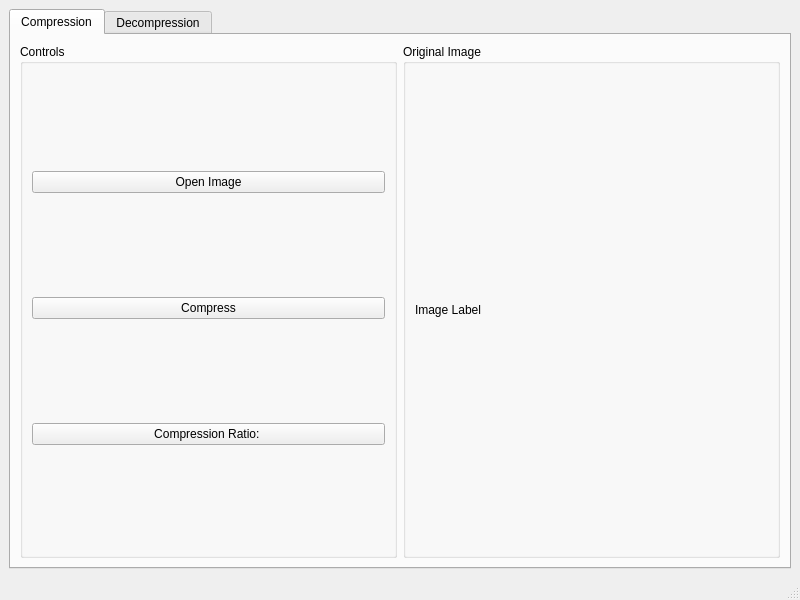
<?xml version="1.0" encoding="UTF-8"?>
<ui version="4.0">
 <class>MainWindow</class>
 <widget class="QMainWindow" name="MainWindow">
  <property name="geometry">
   <rect>
    <x>0</x>
    <y>0</y>
    <width>800</width>
    <height>600</height>
   </rect>
  </property>
  <property name="windowTitle">
   <string>MainWindow</string>
  </property>
  <widget class="QWidget" name="centralwidget">
   <layout class="QVBoxLayout" name="verticalLayout">
    <item>
     <widget class="QTabWidget" name="tabWidget">
      <property name="currentIndex">
       <number>0</number>
      </property>
      <widget class="QWidget" name="Compression">
       <attribute name="title">
        <string>Compression</string>
       </attribute>
       <layout class="QHBoxLayout" name="horizontalLayout_9">
        <item>
         <widget class="QGroupBox" name="OriginalImage">
          <property name="title">
           <string>Controls</string>
          </property>
          <layout class="QVBoxLayout" name="verticalLayout_2">
           <item>
            <widget class="QPushButton" name="btnLoad">
             <property name="text">
              <string>Open Image</string>
             </property>
            </widget>
           </item>
           <item>
            <widget class="QPushButton" name="btnCompress">
             <property name="text">
              <string>Compress</string>
             </property>
            </widget>
           </item>
           <item>
            <widget class="QPushButton" name="lblRatio">
             <property name="text">
              <string>Compression Ratio: </string>
             </property>
            </widget>
           </item>
          </layout>
         </widget>
        </item>
        <item>
         <widget class="QGroupBox" name="Controls">
          <property name="title">
           <string>Original Image</string>
          </property>
          <layout class="QVBoxLayout" name="verticalLayout_3">
           <item>
            <widget class="QLabel" name="lblOriginal">
             <property name="minimumSize">
              <size>
               <width>300</width>
               <height>300</height>
              </size>
             </property>
             <property name="text">
              <string>Image Label</string>
             </property>
             <property name="scaledContents">
              <bool>true</bool>
             </property>
            </widget>
           </item>
          </layout>
         </widget>
        </item>
       </layout>
      </widget>
      <widget class="QWidget" name="Decompression">
       <attribute name="title">
        <string>Decompression</string>
       </attribute>
       <layout class="QHBoxLayout" name="horizontalLayout_10">
        <item>
         <widget class="QGroupBox" name="groupBox">
          <property name="title">
           <string>Compressed File</string>
          </property>
          <layout class="QVBoxLayout" name="verticalLayout_4">
           <item>
            <widget class="QLabel" name="labelCompressedName">
             <property name="text">
              <string>Filename</string>
             </property>
            </widget>
           </item>
           <item>
            <widget class="QPushButton" name="btnDecompress">
             <property name="text">
              <string>Decompress</string>
             </property>
            </widget>
           </item>
          </layout>
         </widget>
        </item>
        <item>
         <widget class="QGroupBox" name="groupBox_2">
          <property name="title">
           <string>GroupBox</string>
          </property>
          <layout class="QVBoxLayout" name="verticalLayout_5">
           <item>
            <widget class="QLabel" name="lblDecompressed">
             <property name="minimumSize">
              <size>
               <width>300</width>
               <height>300</height>
              </size>
             </property>
             <property name="text">
              <string>Decompressed image</string>
             </property>
             <property name="scaledContents">
              <bool>true</bool>
             </property>
            </widget>
           </item>
          </layout>
         </widget>
        </item>
       </layout>
      </widget>
     </widget>
    </item>
   </layout>
  </widget>
  <widget class="QMenuBar" name="menubar">
   <property name="geometry">
    <rect>
     <x>0</x>
     <y>0</y>
     <width>800</width>
     <height>21</height>
    </rect>
   </property>
  </widget>
  <widget class="QStatusBar" name="statusbar"/>
 </widget>
 <resources/>
 <connections/>
</ui>
